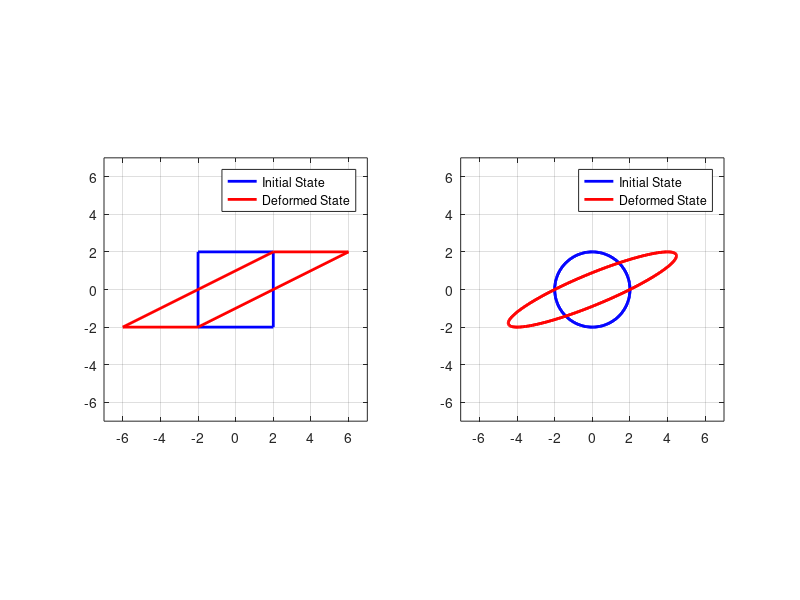

Recreate this plot in MATLAB.
% Define figure properties
x0=300;
y0=300;
width=1000;
height=500;
set(gcf,'position',[x0,y0,width,height])

% Define Transformation Matrix
a = 1;
b = 1;
c = 0;
d = 1;

F = [a b; c d];
det(F)
fprintf('O determinante da Matriz de Transformacao e %0.2f\n', det(F))

% define a square
Xs = [-2, 2, 2, -2, -2];
Ys = [2, 2, -2, -2, 2];
% plot a square
subplot(1,2,1)
plot(Xs, Ys, 'b-', 'LineWidth', 2);
hold on;
grid on;
% Transform coordinates Square
xs = (Xs + 2*Ys);
ys = Ys;
plot(xs, ys, 'r-', 'LineWidth', 2);
% change figure aspect ratio
pbaspect([2 2 1])
%Specify axis limits
xlim([-7 7])
ylim([-7 7]) 
% legend square
legend({'Initial State','Deformed State'},'Location','northeast')
%-------------------------------------------------------------
% define circle
z = 0:0.01:4;
z = z*pi;
Xc=2*cos(z);
Yc=2*sin(z);
% plot circle
subplot(1,2,2)
plot (Xc,Yc,'b','LineWidth', 2);
hold on;
% Transform coordinates Square
xc = Xc+2*Yc;
yc = Yc;
plot(xc, yc, 'r-', 'LineWidth', 2);
% change figure aspect ratio
pbaspect([2 2 1])
%Specify axis limits
xlim([-7 7])
ylim([-7 7]) 
grid on;
% legend circle
legend({'Initial State','Deformed State'},'Location','northeast')